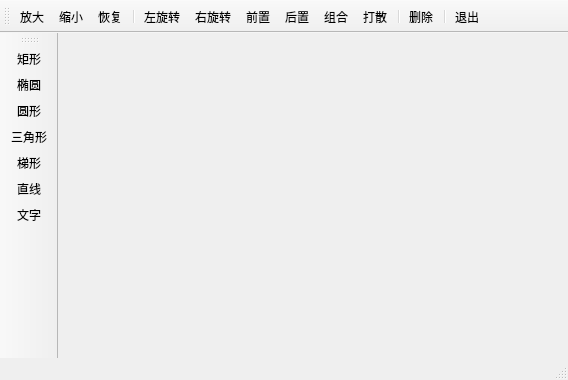
<?xml version="1.0" encoding="UTF-8"?>
<ui version="4.0">
 <class>MainWindow</class>
 <widget class="QMainWindow" name="MainWindow">
  <property name="geometry">
   <rect>
    <x>0</x>
    <y>0</y>
    <width>568</width>
    <height>380</height>
   </rect>
  </property>
  <property name="windowTitle">
   <string>Demo8_5, Graphics View绘图</string>
  </property>
  <widget class="QWidget" name="centralWidget"/>
  <widget class="QMenuBar" name="menuBar">
   <property name="geometry">
    <rect>
     <x>0</x>
     <y>0</y>
     <width>568</width>
     <height>23</height>
    </rect>
   </property>
  </widget>
  <widget class="QToolBar" name="mainToolBar">
   <property name="iconSize">
    <size>
     <width>16</width>
     <height>16</height>
    </size>
   </property>
   <property name="toolButtonStyle">
    <enum>Qt::ToolButtonTextUnderIcon</enum>
   </property>
   <attribute name="toolBarArea">
    <enum>TopToolBarArea</enum>
   </attribute>
   <attribute name="toolBarBreak">
    <bool>false</bool>
   </attribute>
   <addaction name="actZoomIn"/>
   <addaction name="actZoomOut"/>
   <addaction name="actRestore"/>
   <addaction name="separator"/>
   <addaction name="actRotateLeft"/>
   <addaction name="actRotateRight"/>
   <addaction name="actEdit_Front"/>
   <addaction name="actEdit_Back"/>
   <addaction name="actGroup"/>
   <addaction name="actGroupBreak"/>
   <addaction name="separator"/>
   <addaction name="actEdit_Delete"/>
   <addaction name="separator"/>
   <addaction name="actQuit"/>
  </widget>
  <widget class="QStatusBar" name="statusBar"/>
  <widget class="QToolBar" name="toolBar">
   <property name="windowTitle">
    <string>toolBar</string>
   </property>
   <property name="allowedAreas">
    <set>Qt::LeftToolBarArea</set>
   </property>
   <property name="iconSize">
    <size>
     <width>16</width>
     <height>16</height>
    </size>
   </property>
   <property name="toolButtonStyle">
    <enum>Qt::ToolButtonTextUnderIcon</enum>
   </property>
   <attribute name="toolBarArea">
    <enum>LeftToolBarArea</enum>
   </attribute>
   <attribute name="toolBarBreak">
    <bool>false</bool>
   </attribute>
   <addaction name="actItem_Rect"/>
   <addaction name="actItem_Ellipse"/>
   <addaction name="actItem_Circle"/>
   <addaction name="actItem_Triangle"/>
   <addaction name="actItem_Polygon"/>
   <addaction name="actItem_Line"/>
   <addaction name="actItem_Text"/>
  </widget>
  <action name="actItem_Rect">
   <property name="icon">
    <iconset resource="res.qrc">
     <normaloff>:/icons/images/RECTANGL.BMP</normaloff>:/icons/images/RECTANGL.BMP</iconset>
   </property>
   <property name="text">
    <string>矩形</string>
   </property>
   <property name="toolTip">
    <string>添加矩形</string>
   </property>
  </action>
  <action name="actItem_Ellipse">
   <property name="icon">
    <iconset resource="res.qrc">
     <normaloff>:/icons/images/ELLIPSE.BMP</normaloff>:/icons/images/ELLIPSE.BMP</iconset>
   </property>
   <property name="text">
    <string>椭圆</string>
   </property>
   <property name="toolTip">
    <string>添加椭圆型</string>
   </property>
  </action>
  <action name="actItem_Line">
   <property name="icon">
    <iconset resource="res.qrc">
     <normaloff>:/icons/images/LINE.BMP</normaloff>:/icons/images/LINE.BMP</iconset>
   </property>
   <property name="text">
    <string>直线</string>
   </property>
   <property name="toolTip">
    <string>添加直线</string>
   </property>
  </action>
  <action name="actEdit_Delete">
   <property name="icon">
    <iconset resource="res.qrc">
     <normaloff>:/icons/images/108.bmp</normaloff>:/icons/images/108.bmp</iconset>
   </property>
   <property name="text">
    <string>删除</string>
   </property>
   <property name="toolTip">
    <string>删除选中的图元</string>
   </property>
  </action>
  <action name="actQuit">
   <property name="icon">
    <iconset resource="res.qrc">
     <normaloff>:/icons/images/132.bmp</normaloff>:/icons/images/132.bmp</iconset>
   </property>
   <property name="text">
    <string>退出</string>
   </property>
   <property name="toolTip">
    <string>退出本系统</string>
   </property>
  </action>
  <action name="actItem_Pixmap">
   <property name="icon">
    <iconset resource="res.qrc">
     <normaloff>:/icons/images/824.bmp</normaloff>:/icons/images/824.bmp</iconset>
   </property>
   <property name="text">
    <string>图片</string>
   </property>
   <property name="toolTip">
    <string>添加图片</string>
   </property>
  </action>
  <action name="actItem_Text">
   <property name="icon">
    <iconset resource="res.qrc">
     <normaloff>:/icons/images/800.bmp</normaloff>:/icons/images/800.bmp</iconset>
   </property>
   <property name="text">
    <string>文字</string>
   </property>
   <property name="toolTip">
    <string>添加文字</string>
   </property>
  </action>
  <action name="actEdit_Front">
   <property name="icon">
    <iconset resource="res.qrc">
     <normaloff>:/icons/images/528.bmp</normaloff>:/icons/images/528.bmp</iconset>
   </property>
   <property name="text">
    <string>前置</string>
   </property>
   <property name="toolTip">
    <string>居于最前面</string>
   </property>
  </action>
  <action name="actEdit_Back">
   <property name="icon">
    <iconset resource="res.qrc">
     <normaloff>:/icons/images/526.bmp</normaloff>:/icons/images/526.bmp</iconset>
   </property>
   <property name="text">
    <string>后置</string>
   </property>
   <property name="toolTip">
    <string>居于最后面</string>
   </property>
  </action>
  <action name="actItem_Polygon">
   <property name="icon">
    <iconset resource="res.qrc">
     <normaloff>:/icons/images/FREEFORM.BMP</normaloff>:/icons/images/FREEFORM.BMP</iconset>
   </property>
   <property name="text">
    <string>梯形</string>
   </property>
   <property name="toolTip">
    <string>添加梯形</string>
   </property>
  </action>
  <action name="actZoomIn">
   <property name="icon">
    <iconset resource="res.qrc">
     <normaloff>:/icons/images/zoomin.png</normaloff>:/icons/images/zoomin.png</iconset>
   </property>
   <property name="text">
    <string>放大</string>
   </property>
   <property name="toolTip">
    <string>放大</string>
   </property>
  </action>
  <action name="actZoomOut">
   <property name="icon">
    <iconset resource="res.qrc">
     <normaloff>:/icons/images/zoomout.png</normaloff>:/icons/images/zoomout.png</iconset>
   </property>
   <property name="text">
    <string>缩小</string>
   </property>
   <property name="toolTip">
    <string>缩小</string>
   </property>
  </action>
  <action name="actRotateLeft">
   <property name="icon">
    <iconset resource="res.qrc">
     <normaloff>:/icons/images/rotateleft.png</normaloff>:/icons/images/rotateleft.png</iconset>
   </property>
   <property name="text">
    <string>左旋转</string>
   </property>
   <property name="toolTip">
    <string>左旋转</string>
   </property>
  </action>
  <action name="actRotateRight">
   <property name="icon">
    <iconset resource="res.qrc">
     <normaloff>:/icons/images/rotateright.png</normaloff>:/icons/images/rotateright.png</iconset>
   </property>
   <property name="text">
    <string>右旋转</string>
   </property>
   <property name="toolTip">
    <string>右旋转</string>
   </property>
  </action>
  <action name="actRestore">
   <property name="icon">
    <iconset resource="res.qrc">
     <normaloff>:/icons/images/420.bmp</normaloff>:/icons/images/420.bmp</iconset>
   </property>
   <property name="text">
    <string>恢复</string>
   </property>
   <property name="toolTip">
    <string>恢复大小</string>
   </property>
  </action>
  <action name="actGroup">
   <property name="icon">
    <iconset resource="res.qrc">
     <normaloff>:/icons/images/UNGROUP.BMP</normaloff>:/icons/images/UNGROUP.BMP</iconset>
   </property>
   <property name="text">
    <string>组合</string>
   </property>
   <property name="toolTip">
    <string>组合</string>
   </property>
  </action>
  <action name="actGroupBreak">
   <property name="icon">
    <iconset resource="res.qrc">
     <normaloff>:/icons/images/128.bmp</normaloff>:/icons/images/128.bmp</iconset>
   </property>
   <property name="text">
    <string>打散</string>
   </property>
   <property name="toolTip">
    <string>取消组合</string>
   </property>
  </action>
  <action name="actItem_Circle">
   <property name="icon">
    <iconset resource="res.qrc">
     <normaloff>:/icons/images/08.JPG</normaloff>:/icons/images/08.JPG</iconset>
   </property>
   <property name="text">
    <string>圆形</string>
   </property>
   <property name="toolTip">
    <string>圆形</string>
   </property>
  </action>
  <action name="actItem_Triangle">
   <property name="icon">
    <iconset resource="res.qrc">
     <normaloff>:/icons/images/Icon1242.ico</normaloff>:/icons/images/Icon1242.ico</iconset>
   </property>
   <property name="text">
    <string>三角形</string>
   </property>
   <property name="toolTip">
    <string>三角形</string>
   </property>
  </action>
 </widget>
 <layoutdefault spacing="6" margin="11"/>
 <resources>
  <include location="res.qrc"/>
 </resources>
 <connections>
  <connection>
   <sender>actQuit</sender>
   <signal>triggered()</signal>
   <receiver>MainWindow</receiver>
   <slot>close()</slot>
   <hints>
    <hint type="sourcelabel">
     <x>-1</x>
     <y>-1</y>
    </hint>
    <hint type="destinationlabel">
     <x>302</x>
     <y>153</y>
    </hint>
   </hints>
  </connection>
 </connections>
</ui>
